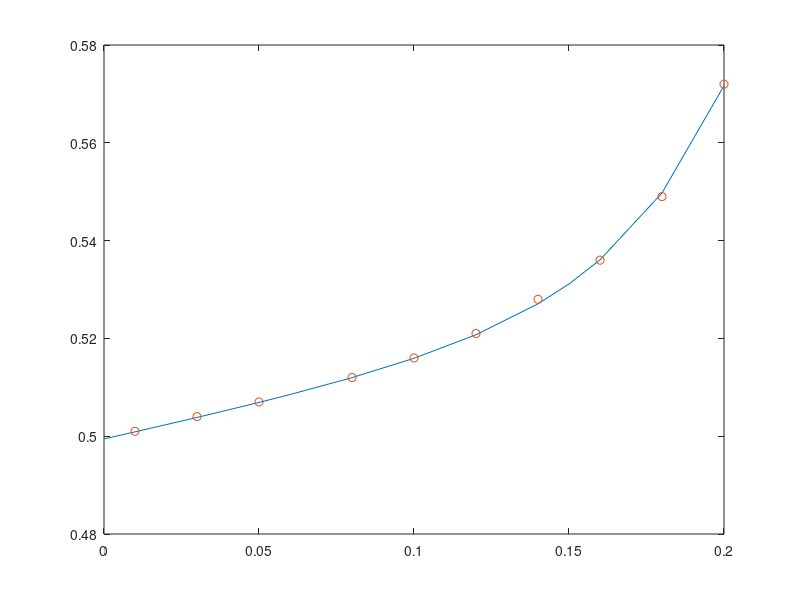

This chart was generated by the following MATLAB code:
%%%%% Internal Pressure and Deformed Inner Radius %%%%%
P = [0.01	0.03	0.05	0.08	0.1	0.12	0.14 ...
   	0.16	0.18	0.2];
Def_R = [5.01E-01	5.04E-01	5.07E-01	5.12E-01 ...
    5.16E-01	5.21E-01	5.28E-01	5.36E-01 ...
    5.49E-01	5.72E-01];


%%%%%%%%%%%%%%%%%%%%%%%%%%%%%%%%%%%%%%%%%%%%%%%%%%%%%%%

%%%%%%%%%%%%% Exponential Curve Fitting %%%%%%%%%%%%%%%
a = 0.4993;
b = 0.2781;
c = 0.0001481;
d = 28.45;
x = [0 0.01	0.03	0.05	0.06	0.08	0.1	0.12	0.14 ...
    0.15	0.16	0.18	0.2];
y = a*exp(b*x) + c*exp(d*x);

plot(x,y)
hold on
plot(P,Def_R,'o')
%%%%%%%%%%%%%%%%%%%%%%%%%%%%%%%%%%%%%%%%%%%%%%%%%%%%%%%